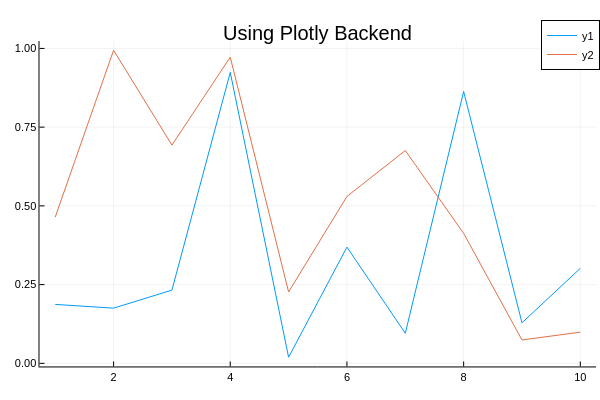

Write notebook code for a chart like this one.
### Code cell
#plotly() # gr(), etc
#plot(x, y, title="Using Plotly Backend")

### Figure 1 — Plotly figure (JSON) as saved in the notebook; plotly's stock layout.template omitted (floating-point values rounded to 4 significant figures)
{"data": [{"colorbar": {"title": ""}, "legendgroup": "y1", "line": {"color": "rgba(0, 154, 250, 1.000)", "dash": "solid", "shape": "linear", "width": 1}, "mode": "lines", "name": "y1", "showlegend": true, "type": "scatter", "x": [1, 2, 3, 4, 5, 6, 7, 8, 9, 10], "xaxis": "x1", "y": [0.1872, 0.1753, 0.2325, 0.9239, 0.0194, 0.369, 0.09546, 0.8632, 0.1288, 0.3018], "yaxis": "y1", "zmax": null, "zmin": null}, {"colorbar": {"title": ""}, "legendgroup": "y2", "line": {"color": "rgba(227, 111, 71, 1.000)", "dash": "solid", "shape": "linear", "width": 1}, "mode": "lines", "name": "y2", "showlegend": true, "type": "scatter", "x": [1, 2, 3, 4, 5, 6, 7, 8, 9, 10], "xaxis": "x1", "y": [0.4645, 0.9942, 0.693, 0.9723, 0.2267, 0.53, 0.6757, 0.4128, 0.07431, 0.09911], "yaxis": "y1", "zmax": null, "zmin": null}], "layout": {"annotations": [{"font": {"color": "rgba(0, 0, 0, 1.000)", "family": "sans-serif", "size": 20}, "rotation": 0, "showarrow": false, "text": "Using Plotly Backend", "x": 0.5296, "xanchor": "center", "xref": "paper", "y": 1, "yanchor": "top", "yref": "paper"}], "height": 400, "legend": {"bgcolor": "rgba(255, 255, 255, 1.000)", "bordercolor": "rgba(0, 0, 0, 1.000)", "borderwidth": 1, "font": {"color": "rgba(0, 0, 0, 1.000)", "family": "sans-serif", "size": 11}, "tracegroupgap": 0, "traceorder": "normal", "x": 1, "xanchor": "auto", "y": 1, "yanchor": "auto"}, "margin": {"b": 20, "l": 0, "r": 0, "t": 20}, "paper_bgcolor": "rgba(255, 255, 255, 1.000)", "plot_bgcolor": "rgba(255, 255, 255, 1.000)", "showlegend": true, "width": 600, "xaxis": {"anchor": "y1", "domain": [0.06582, 0.9934], "gridcolor": "rgba(0, 0, 0, 0.100)", "gridwidth": 0.5, "linecolor": "rgba(0, 0, 0, 1.000)", "mirror": false, "range": [0.73, 10.27], "showgrid": true, "showline": true, "showticklabels": true, "tickangle": 0, "tickcolor": "rgb(0, 0, 0)", "tickfont": {"color": "rgba(0, 0, 0, 1.000)", "family": "sans-serif", "size": 11}, "tickmode": "array", "ticks": "inside", "ticktext": ["2", "4", "6", "8", "10"], "tickvals": [2, 4, 6, 8, 10], "title": "", "titlefont": {"color": "rgba(0, 0, 0, 1.000)", "family": "sans-serif", "size": 15}, "type": "-", "visible": true, "zeroline": false, "zerolinecolor": "rgba(0, 0, 0, 1.000)"}, "yaxis": {"anchor": "x1", "domain": [0.03762, 0.9415], "gridcolor": "rgba(0, 0, 0, 0.100)", "gridwidth": 0.5, "linecolor": "rgba(0, 0, 0, 1.000)", "mirror": false, "range": [-0.009845, 1.023], "showgrid": true, "showline": true, "showticklabels": true, "tickangle": 0, "tickcolor": "rgb(0, 0, 0)", "tickfont": {"color": "rgba(0, 0, 0, 1.000)", "family": "sans-serif", "size": 11}, "tickmode": "array", "ticks": "inside", "ticktext": ["0.00", "0.25", "0.50", "0.75", "1.00"], "tickvals": [0, 0.25, 0.5, 0.75, 1], "title": "", "titlefont": {"color": "rgba(0, 0, 0, 1.000)", "family": "sans-serif", "size": 15}, "type": "-", "visible": true, "zeroline": false, "zerolinecolor": "rgba(0, 0, 0, 1.000)"}}}
